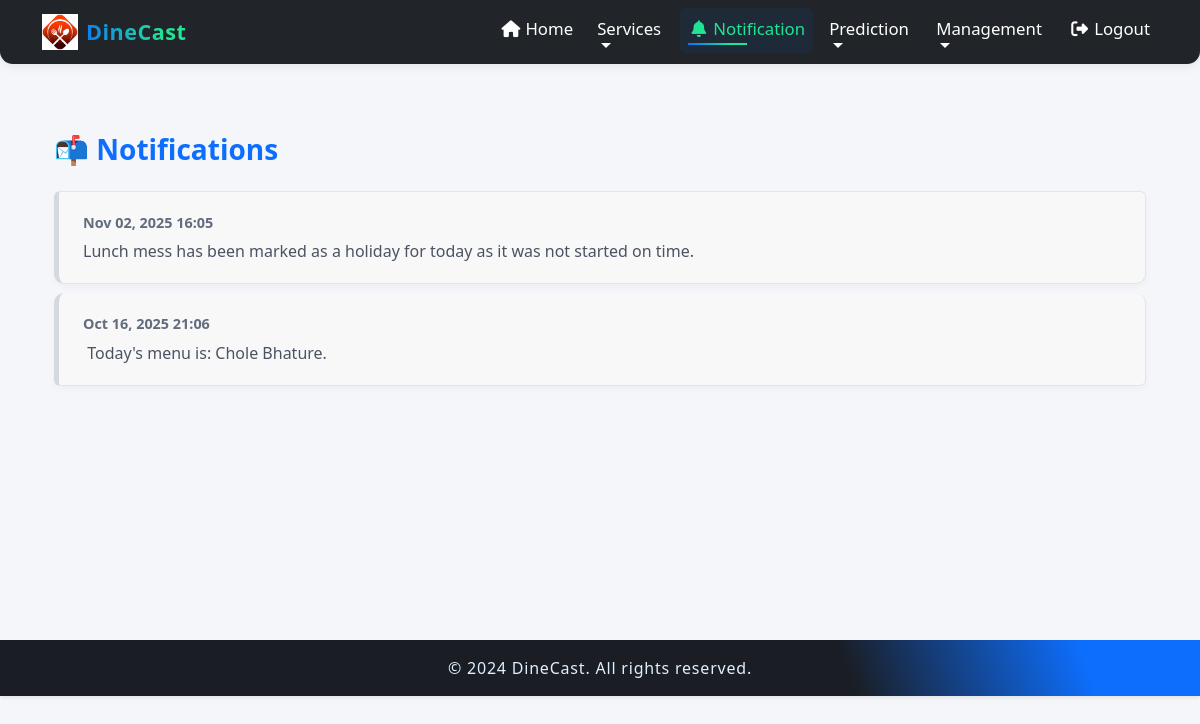
The page /provider/notification/ (signed in) on the database its author committed.
### student/models.py (models this page shows, shortened)
class Notification(models.Model):
    recipient = models.ForeignKey(settings.AUTH_USER_MODEL, on_delete=models.CASCADE, related_name="notifications")
    subject = models.CharField(max_length=255,null=True, blank=True)
    message = models.TextField()
    is_read = models.BooleanField(default=False)
    created_at = models.DateTimeField(auto_now_add=True)

### provider/views.py (the view)
# urls.py: path('notification/',views.provider_notifications, name='notification'),
@login_required
def provider_notifications(request):
    notifications = Notification.objects.filter(recipient=request.user).order_by('-created_at')
    unread_notifications = notifications.filter(is_read=False)
    unread_notifications.update(is_read=True)
    return render(request, 'provider/notifications.html', {'notifications': notifications})

### provider/templates/provider/notifications.html (shortened to what this page needs)
{% extends 'basep.html' %}
{% load static %}
{% block content %}
<div class="container mt-5">
    <h3 class="mb-4 text-primary fw-bold">📬 Notifications</h3>
    {% if notifications %}
        <ul class="list-group">
            {% for n in notifications %}
            <li class="list-group-item notification-item {% if not n.is_read %}notification-unread{% else %}notification-read{% endif %}">
                <div class="d-flex justify-content-between align-items-start flex-wrap gap-2">
                    <div class="flex-grow-1">
                        <div class="notification-timestamp">{{ n.created_at|date:"M d, Y H:i" }}</div>
                        <div class="notification-message">{{ n.message }}</div>
                    </div>
                </div>
            </li>
            {% endfor %}
        </ul>
    {% else %}
        <div class="alert alert-info mt-4 text-center fs-5">
            No notifications yet.
        </div>
    {% endif %}
</div>
{% endblock %}

### provider/templates/basep.html (style rules this page uses)
html, body { min-height: 100%; }
body { background-color: #f4f6f9; margin: 0; padding: 0; }

### provider/templates/provider/notifications.html (style rules this page uses)
.notification-read { background-color: #f9f9f9; border-left: 5px solid #ced4da; opacity: 0.85; transition: background-color 0.3s ease; }
.list-group-item { border-radius: 10px; margin-bottom: 0.6rem; padding: 1.25rem 1.5rem; box-shadow: 0 3px 10px rgba(0, 0, 0, 0.04); }
.notification-timestamp { font-weight: 600; font-size: 0.9rem; color: #4a5568; margin-bottom: 0.35rem; }
.notification-message { font-size: 1rem; color: #2d3748; white-space: pre-wrap; }

### rows shown on the page
Notification: created_at "Nov 02, 2025 16:05", message "Lunch mess has been marked as a holiday for today as it was not started on time."
Notification: created_at "Oct 16, 2025 21:06", message "Today's menu is: Chole Bhature."
